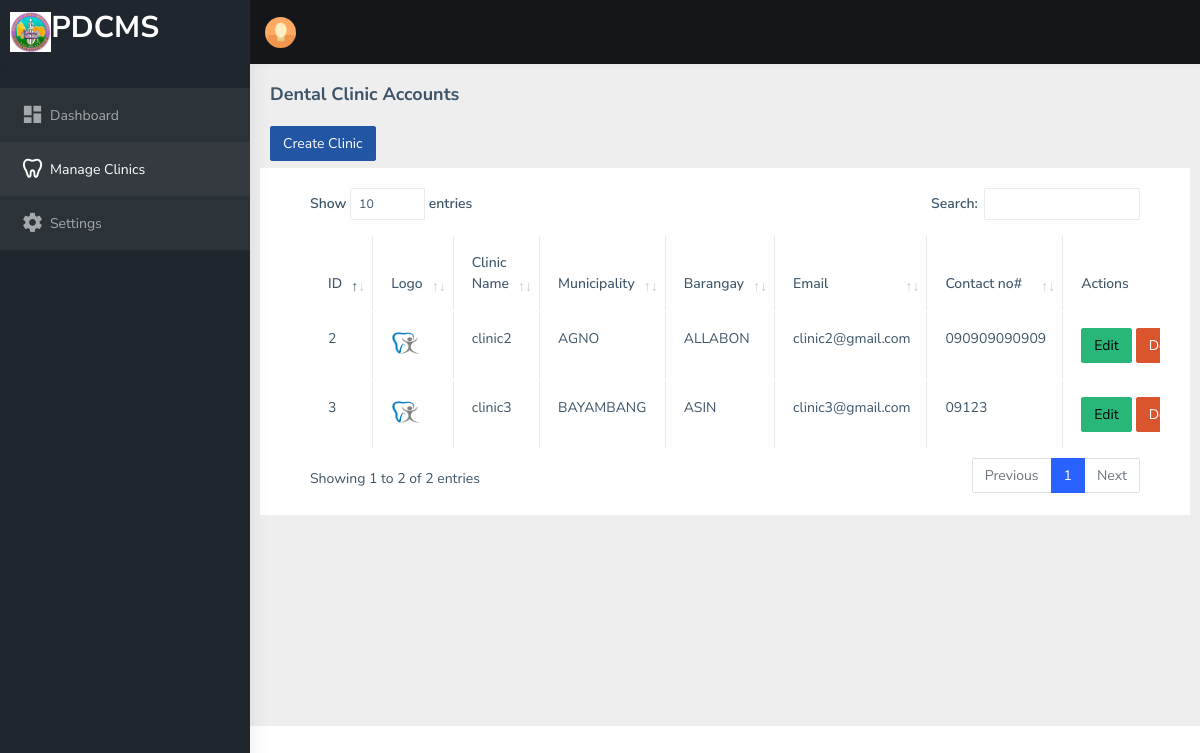
The page /admin/clinics.php on the database as committed earlier.
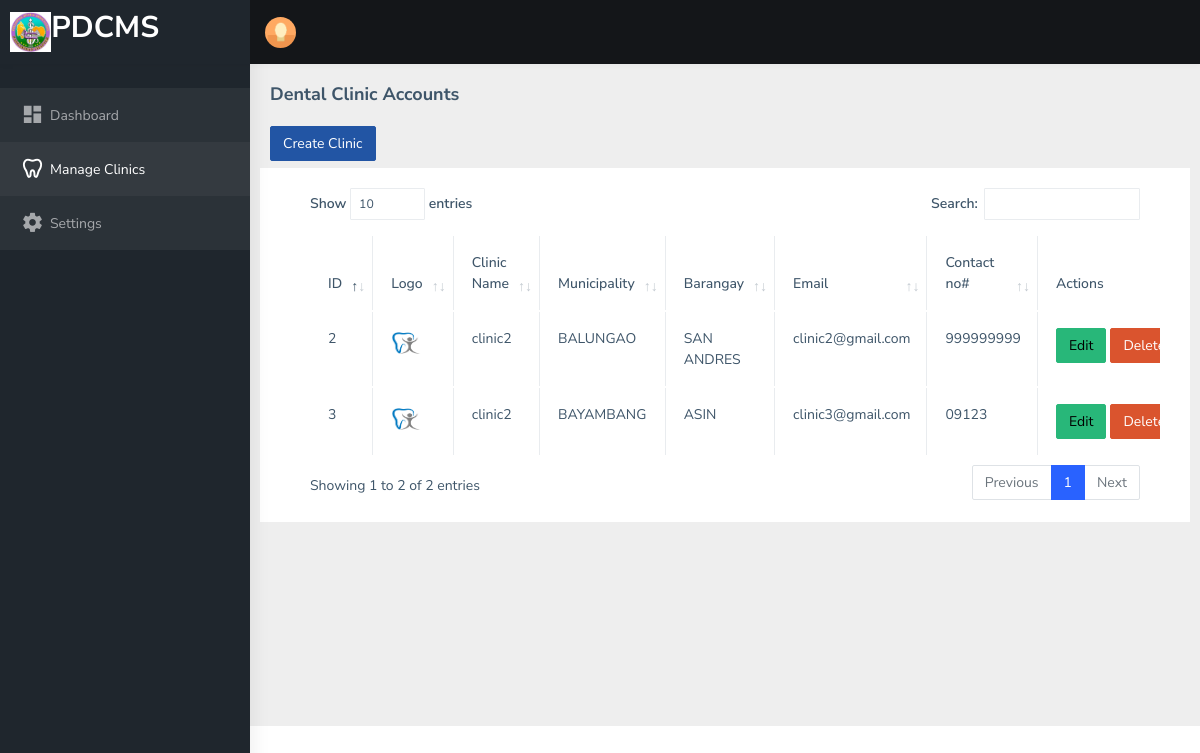
The same page on the database as committed later.
### tables this page shows
CREATE TABLE `tbl_user` (
  `id` int(11) NOT NULL AUTO_INCREMENT,
  `access_id` int(11) DEFAULT NULL,
  `username` varchar(255) DEFAULT NULL,
  `password` varchar(255) DEFAULT NULL,
  `clinic_id` int(11) DEFAULT NULL,
  PRIMARY KEY (`id`)
);

CREATE TABLE `tbl_city` (
  `name` text DEFAULT NULL,
  `id` varchar(45) NOT NULL DEFAULT '0',
  `CreatedDate` datetime DEFAULT current_timestamp(),
  PRIMARY KEY (`id`),
  KEY `citymunCode` (`id`)
);

CREATE TABLE `tbl_barangay` (
  `id` text DEFAULT NULL,
  `name` text DEFAULT NULL,
  `city_id` text DEFAULT NULL,
  `CreatedDate` datetime DEFAULT current_timestamp()
);

CREATE TABLE `tbl_userinfo` (
  `id` int(255) NOT NULL AUTO_INCREMENT,
  `municipality` varchar(255) NOT NULL,
  `barangay` varchar(255) NOT NULL,
  `email` varchar(255) NOT NULL,
  `contact` varchar(255) DEFAULT NULL,
  `first_name` varchar(255) DEFAULT NULL,
  `last_name` varchar(255) DEFAULT NULL,
  PRIMARY KEY (`id`)
);

CREATE TABLE `tbl_clinic` (
  `clinic_id` int(11) NOT NULL AUTO_INCREMENT,
  `name` varchar(255) DEFAULT NULL,
  `image` varchar(255) DEFAULT NULL,
  `description` text DEFAULT NULL,
  PRIMARY KEY (`clinic_id`)
);

### includes/functions.php (called while the page is built, shortened)
<?php
function get_list($sql)
{
    $result = mysqli_query($_SESSION['conn'], $sql);
    $temp = array();
    while ($row = $result->fetch_assoc()) {
        $temp[] = $row;
    }
    return $temp;
}

### admin/clinics.php (the view, shortened to what this page needs)
<?php include 'header.php'; ?>
<div class="page-wrapper">
  <div class="page-breadcrumb">
    <div class="row">
      <div class="col-12 d-flex no-block align-items-center">
        <h4 class="page-title">Dental Clinic Accounts</h4>
      </div>
    </div>
  </div>
  <div class="container-fluid">
    <div class="row">
      <div class="col-4">
        <button type="button" class="btn btn-info" data-bs-toggle="modal" data-bs-target="#staticBackdrop">
          Create Clinic
        </button>
      </div>
      <br>
      <br>
      <div class="card">
        <div class="card-body">
          <div class="table-responsive">
            <table id="table_eto" class="table table-bordered">
              <thead>
                <tr>
                  <th>ID</th>
                  <th>Logo</th>
                  <th>Clinic Name</th>
                  <th>Municipality</th>
                  <th>Barangay</th>
                  <th>Email</th>
                  <th>Contact no#</th>
                  <th style="width: 0.1%;">Actions</th>
                </tr>
              </thead>
              <tbody>
                <?php foreach (get_list("SELECT c.`image`,c.name as `clinic_name`,m.name as `municipality`,b.name as `barangay`,ui.email,ui.contact,u.id,u.clinic_id from tbl_user u inner join tbl_userinfo ui on ui.id = u.id inner join tbl_clinic c on c.clinic_id = u.clinic_id inner join tbl_city m on m.id = ui.municipality inner join tbl_barangay b on b.id = ui.barangay where u.access_id = 2") as $res) { ?>
                  <tr>
                    <td><?= $res['clinic_id'] ?></td>
                    <td><img src="../images/clinic/<?= $res['image'] ?>" alt="" width="30px" height="30px"></td>
                    <td><?= $res['clinic_name'] ?></td>
                    <td><?= $res['municipality'] ?></td>
                    <td><?= $res['barangay'] ?></td>
                    <td><?= $res['email'] ?></td>
                    <td><?= $res['contact'] ?></td>
                    <td style="width: 0.1%;display:flex">
                      <a href="edit.php?id=<?= $res['id'] ?>" class="btn btn-success me-1" type="button">Edit </a>
                      <form method="post" onsubmit="return confirm('Are you sure?');">
                        <button class="btn btn-danger" type="submit" name="delete" value="<?= $res['clinic_id'] ?>">Delete </button>
                      </form>
                    </td>
                  </tr>
                <?php } ?>
              </tbody>
            </table>
          </div>
        </div>
      </div>
    </div>
  </div>
</div>
</div>
<?php include 'footer.php'; ?>

Rows that differ between the two databases and show on the page:
changed through a linked row, tbl_user "clinic2@gmail.com": tbl_city.name "AGNO" → "BALUNGAO"; tbl_barangay.name "ALLABON" → "SAN ANDRES"; tbl_userinfo.contact "090909090909" → "999999999"
changed through a linked row, tbl_user "BAYAMBANG": clinic.name "clinic3" → "clinic2"
